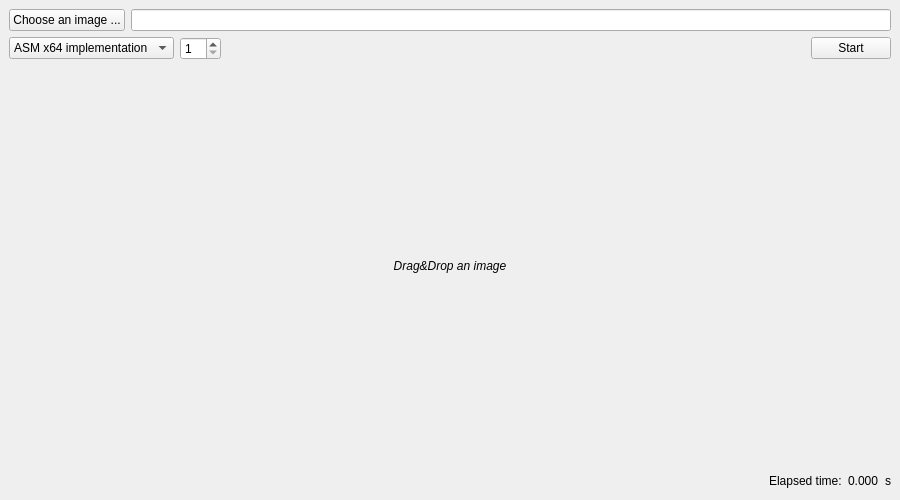
<?xml version="1.0" encoding="UTF-8"?>
<ui version="4.0">
 <class>MainWindow</class>
 <widget class="QMainWindow" name="MainWindow">
  <property name="geometry">
   <rect>
    <x>0</x>
    <y>0</y>
    <width>900</width>
    <height>500</height>
   </rect>
  </property>
  <property name="sizePolicy">
   <sizepolicy hsizetype="Preferred" vsizetype="Preferred">
    <horstretch>0</horstretch>
    <verstretch>0</verstretch>
   </sizepolicy>
  </property>
  <property name="minimumSize">
   <size>
    <width>600</width>
    <height>400</height>
   </size>
  </property>
  <property name="windowTitle">
   <string>Prewitt Edge Detection</string>
  </property>
  <property name="unifiedTitleAndToolBarOnMac">
   <bool>true</bool>
  </property>
  <widget class="QWidget" name="centralwidget">
   <layout class="QVBoxLayout" name="verticalLayout_3">
    <item>
     <layout class="QHBoxLayout" name="horizontalLayout_2">
      <item>
       <widget class="QPushButton" name="chooseImageBtn">
        <property name="sizePolicy">
         <sizepolicy hsizetype="Preferred" vsizetype="Fixed">
          <horstretch>0</horstretch>
          <verstretch>0</verstretch>
         </sizepolicy>
        </property>
        <property name="text">
         <string>Choose an image ...</string>
        </property>
       </widget>
      </item>
      <item>
       <widget class="QLineEdit" name="pathEdit"/>
      </item>
     </layout>
    </item>
    <item>
     <layout class="QHBoxLayout" name="horizontalLayout">
      <item>
       <widget class="QComboBox" name="implementationPicker">
        <item>
         <property name="text">
          <string>ASM x64 implementation</string>
         </property>
        </item>
        <item>
         <property name="text">
          <string>C implementation</string>
         </property>
        </item>
       </widget>
      </item>
      <item>
       <widget class="QSpinBox" name="threadCountBox">
        <property name="minimum">
         <number>1</number>
        </property>
       </widget>
      </item>
      <item>
       <spacer name="horizontalSpacer">
        <property name="orientation">
         <enum>Qt::Orientation::Horizontal</enum>
        </property>
        <property name="sizeHint" stdset="0">
         <size>
          <width>40</width>
          <height>20</height>
         </size>
        </property>
       </spacer>
      </item>
      <item>
       <widget class="QPushButton" name="startBtn">
        <property name="text">
         <string>Start</string>
        </property>
       </widget>
      </item>
     </layout>
    </item>
    <item>
     <widget class="ImageLabel" name="imageLabel">
      <property name="sizePolicy">
       <sizepolicy hsizetype="Preferred" vsizetype="MinimumExpanding">
        <horstretch>0</horstretch>
        <verstretch>0</verstretch>
       </sizepolicy>
      </property>
      <property name="font">
       <font>
        <italic>true</italic>
       </font>
      </property>
      <property name="mouseTracking">
       <bool>false</bool>
      </property>
      <property name="acceptDrops">
       <bool>true</bool>
      </property>
      <property name="layoutDirection">
       <enum>Qt::LayoutDirection::LeftToRight</enum>
      </property>
      <property name="autoFillBackground">
       <bool>false</bool>
      </property>
      <property name="frameShape">
       <enum>QFrame::Shape::NoFrame</enum>
      </property>
      <property name="text">
       <string>Drag&amp;Drop an image</string>
      </property>
      <property name="scaledContents">
       <bool>false</bool>
      </property>
      <property name="alignment">
       <set>Qt::AlignmentFlag::AlignCenter</set>
      </property>
      <property name="textInteractionFlags">
       <set>Qt::TextInteractionFlag::NoTextInteraction</set>
      </property>
     </widget>
    </item>
    <item>
     <layout class="QHBoxLayout" name="timeProgress">
      <item>
       <spacer name="horizontalSpacer_2">
        <property name="orientation">
         <enum>Qt::Orientation::Horizontal</enum>
        </property>
        <property name="sizeHint" stdset="0">
         <size>
          <width>40</width>
          <height>20</height>
         </size>
        </property>
       </spacer>
      </item>
      <item>
       <widget class="QLabel" name="tameLabel">
        <property name="text">
         <string>Elapsed time:</string>
        </property>
       </widget>
      </item>
      <item>
       <widget class="QLabel" name="time">
        <property name="text">
         <string>0.000</string>
        </property>
       </widget>
      </item>
      <item>
       <widget class="QLabel" name="timeUnitLabel">
        <property name="text">
         <string>s</string>
        </property>
       </widget>
      </item>
     </layout>
    </item>
   </layout>
  </widget>
 </widget>
 <customwidgets>
  <customwidget>
   <class>ImageLabel</class>
   <extends>QLabel</extends>
   <header>ImageLabel.h</header>
  </customwidget>
 </customwidgets>
 <resources/>
 <connections/>
</ui>
